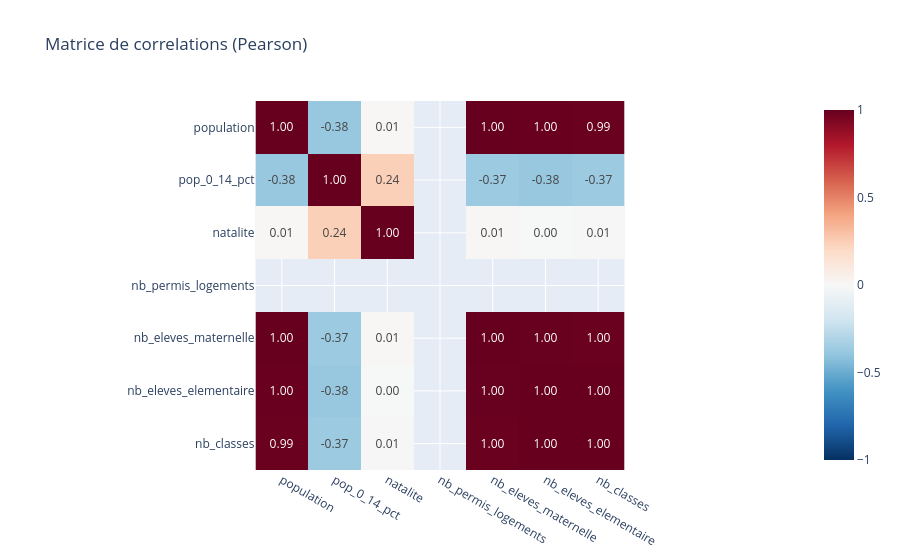

Source (notebook cell):
### Markdown cell above
## 6. Matrice de correlations features → cibles

La correlation de Pearson mesure la relation **lineaire** entre deux variables (entre -1 et +1).

### Code cell
corr_matrix = ml_clean[FEATURE_COLUMNS + ALL_TARGETS].corr()

fig = px.imshow(
    corr_matrix,
    color_continuous_scale='RdBu_r',
    zmin=-1, zmax=1,
    title='Matrice de correlations (Pearson)',
    text_auto='.2f'
)
fig.show()

### Figure 1 — Plotly figure (JSON) as saved in the notebook; plotly's stock layout.template omitted (floating-point values rounded to 4 significant figures)
{"data": [{"coloraxis": "coloraxis", "hovertemplate": "x: %{x}<br>y: %{y}<br>color: %{z}<extra></extra>", "name": "0", "texttemplate": "%{z:.2f}", "type": "heatmap", "x": ["population", "pop_0_14_pct", "natalite", "nb_permis_logements", "nb_eleves_maternelle", "nb_eleves_elementaire", "nb_classes"], "xaxis": "x", "y": ["population", "pop_0_14_pct", "natalite", "nb_permis_logements", "nb_eleves_maternelle", "nb_eleves_elementaire", "nb_classes"], "yaxis": "y", "z": [[1.0, -0.3839, 0.006597, NaN, 0.9988, 0.996, 0.9933], [-0.3839, 1.0, 0.242, NaN, -0.3713, -0.3813, -0.3697], [0.006597, 0.242, 1.0, NaN, 0.009477, -0.003458, 0.005499], [NaN, NaN, NaN, NaN, NaN, NaN, NaN], [0.9988, -0.3713, 0.009477, NaN, 1.0, 0.9978, 0.9957], [0.996, -0.3813, -0.003458, NaN, 0.9978, 1.0, 0.9987], [0.9933, -0.3697, 0.005499, NaN, 0.9957, 0.9987, 1.0]]}], "layout": {"coloraxis": {"autocolorscale": false, "cmax": 1, "cmin": -1, "colorscale": [[0, "rgb(5,48,97)"], [0.1, "rgb(33,102,172)"], [0.2, "rgb(67,147,195)"], [0.3, "rgb(146,197,222)"], [0.4, "rgb(209,229,240)"], [0.5, "rgb(247,247,247)"], [0.6, "rgb(253,219,199)"], [0.7, "rgb(244,165,130)"], [0.8, "rgb(214,96,77)"], [0.9, "rgb(178,24,43)"], [1, "rgb(103,0,31)"]]}, "title": {"text": "Matrice de correlations (Pearson)"}, "xaxis": {"anchor": "y", "constrain": "domain", "domain": [0, 1], "scaleanchor": "y"}, "yaxis": {"anchor": "x", "autorange": "reversed", "constrain": "domain", "domain": [0, 1]}}}
